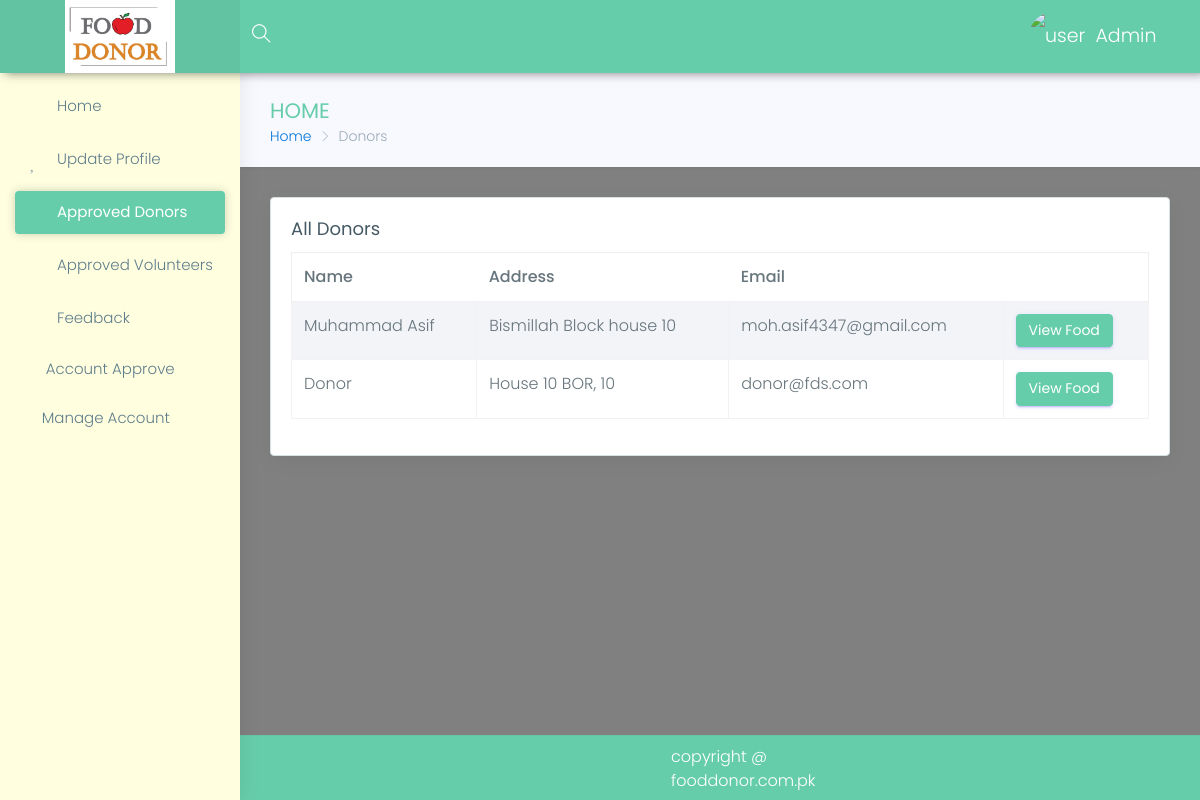
The app's page /fdsadmin/donors (signed in), older data.
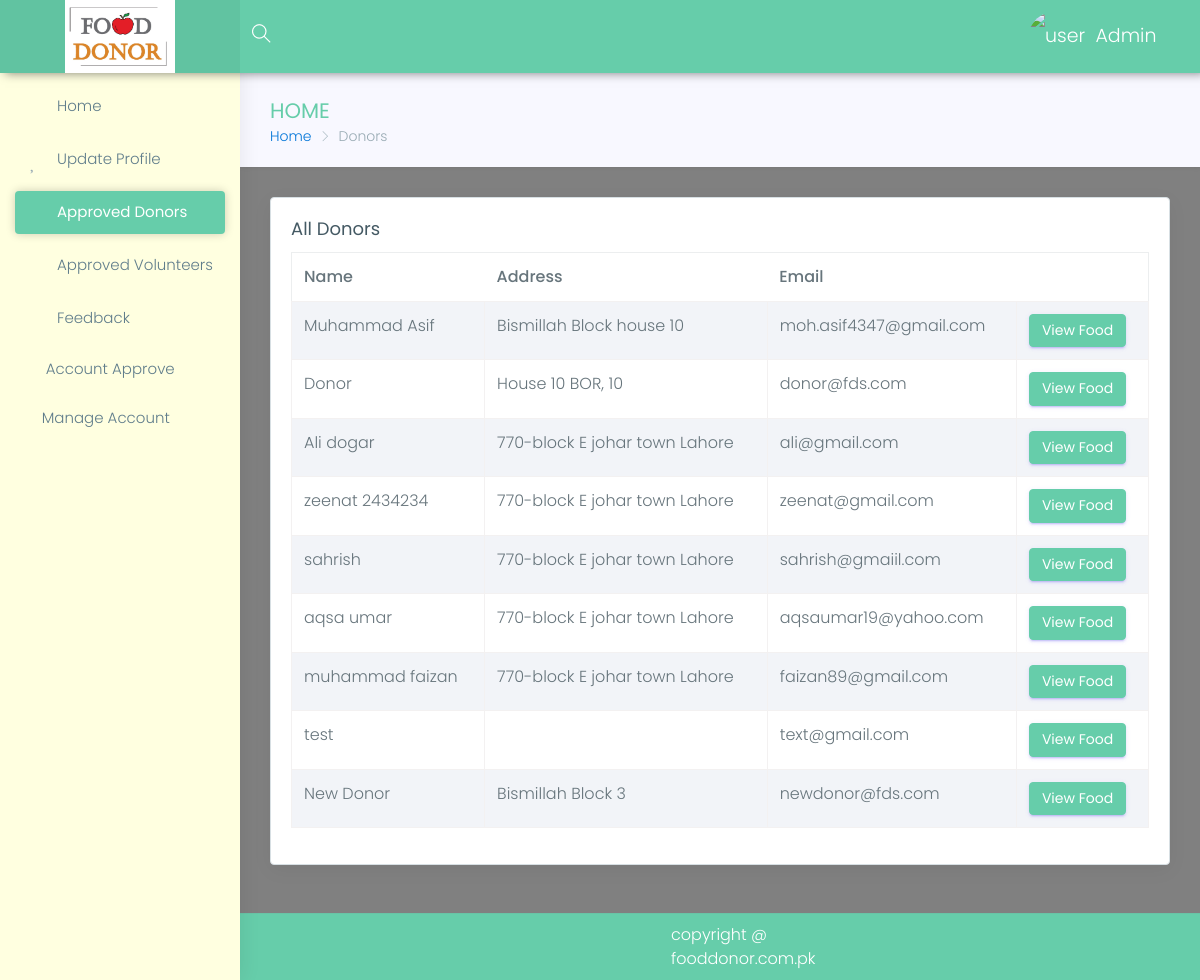
The same page, newer data.
### donor/models.py (models this page shows, shortened)
class Donor(models.Model):
    user = models.OneToOneField(User, on_delete=models.CASCADE, primary_key=True)
    name = models.CharField(max_length=100, blank=False, null=False)
    role = models.CharField(default='Donor',blank=False,max_length=10)
    address = models.CharField(max_length=100, blank=False, null=False)
    mobile = models.CharField(max_length=15, blank=False)
    area_name=models.CharField(help_text='Johar Town, Faisal Town',max_length=30)
    image=models.ImageField(blank=True)
    gender=models.CharField(max_length=6,blank=True,null=True,choices=gender)
    city=models.CharField(max_length=20,blank=True,null=True)
    country=models.CharField(max_length=20,blank=True,null=True)
    is_approved=models.BooleanField(default=False)
    map_latitude=models.FloatField(blank=True,null=True)
    map_logitude=models.FloatField(blank=True,null=True)
    cnic=models.CharField(max_length=15,blank=True,null=True)

### fdsadmin/views.py (the view)
@login_required
def donors(request):
    if not auth_admin(request):
        return redirect('/home/login')
    all_donors = Donor.objects.filter(is_approved=True)
    return render(request, 'fdsadmin/donors.html', {'donors': all_donors})

### fdsadmin/views.py (called while the page is built)
def auth_admin(request):
    if request.user.is_staff:
        return True
    else:
        return False

### templates/fdsadmin/donors.html (shortened to what this page needs)
{% extends 'panel-base.html' %}
{% block sidebar %}
            {% include 'fdsadmin/sidebar.html' %}
        {% endblock %}
{% block bradcrump %}
    <div class="row page-titles">
                    <div class="col-md-5 col-8 align-self-center">
                        <h3 class="text-themecolor">HOME</h3>
                        <ol class="breadcrumb">
                            <li class="breadcrumb-item"><a href="{% url 'fdsadmin-index' %}">Home</a></li>
                            <li class="breadcrumb-item active">Donors</li>
                        </ol>
                    </div>
                </div>
{% endblock %}
{% block main %}
                 <div class="row">
                    <div class="col-lg-12">
                        <div class="card">
                            <div class="card-block">
                                <h4 class="card-title">All Donors</h4>
                                <div class="table-responsive">
                                    <table id="myTable" class="table table-hover table-striped table-bordered">
                                        <thead>
                                            <tr>
                                                <th>Name</th>
                                                <th>Address</th>
                                                <th>Email</th>
                                            </tr>
                                        </thead>
                                        <tbody>
                                        {% for donor in donors %}
                                            <tr>
                                                <td>{{ donor.name }}</td>
                                                <td>{{ donor.address }}</td>
                                                <td>{{ donor.user.email }}</td>
                                                <td>
                                                   <a href="{% url 'fdsadmin-donor-food' donor.pk %} "   class="btn btn-primary">View Food</a>
                                                </td>
                                            </tr>
                                        {% endfor %}
                                        </tbody>
                                    </table>
                                </div>
                            </div>
                        </div>
                    </div>
                </div>
{% endblock %}

### templates/panel-base.html (shortened to what this page needs)
{% load static %}
<!DOCTYPE html>
<html lang="en">
<head>
    <link href="{% static 'Panel/assets/plugins/bootstrap/css/bootstrap.min.css' %}" rel="stylesheet">
    <link href="{% static 'Panel/assets/plugins/chartist-js/dist/chartist.min.css' %}" rel="stylesheet">
    <link href="{% static 'Panel/assets/plugins/chartist-js/dist/chartist-init.css' %}" rel="stylesheet">
    <link href="{% static 'Panel/assets/plugins/chartist-plugin-tooltip-master/dist/chartist-plugin-tooltip.css' %}" rel="stylesheet">
    <link href="{% static 'Panel/assets/plugins/c3-master/c3.min.css' %}" rel="stylesheet">
    <link href="{% static 'Panel/lite/css/style.css' %}" rel="stylesheet">
    <link href="{% static 'Panel/lite/css/colors/blue.css' %}" id="theme" rel="stylesheet">
    <link rel="stylesheet" type="text/css" href="https://cdn.datatables.net/v/bs4/jq-3.3.1/dt-1.10.18/datatables.min.css"/>
</head>
<body class="fix-header fix-sidebar card-no-border">
    <div id="main-wrapper">
        <header class="topbar">
            <nav class="navbar top-navbar navbar-toggleable-sm navbar-light">
                <div class="navbar-header">
                    <a class="navbar-brand" href="{% url 'donor-index' %}">
                        <b>
                            <img src="{% static "images/Capture.PNG" %}" style="width: 110px" alt="homepage" class="light-logo" />
                        </b>
                    </a>
                </div>
                <div class="navbar-collapse">
                    <ul class="navbar-nav mr-auto mt-md-0">
                        <li class="nav-item hidden-sm-down search-box"> <a class="nav-link hidden-sm-down text-muted waves-effect waves-dark" href="javascript:void(0)"><i class="ti-search"></i></a>
                        </li>
                    </ul>
                    <ul class="navbar-nav my-lg-0">
                        <li class="nav-item dropdown">
                            <a href="" class="link" data-toggle="tooltip" title="Email"><i class="mdi mdi-gmail" style="
                                     margin-right: 46px;"></i></a>
                            <a class="nav-link dropdown-toggle text-muted waves-effect waves-dark" href="" data-toggle="dropdown" aria-haspopup="true" aria-expanded="false"><img src="{{ request.session.pic }}" alt="user" class="profile-pic m-r-10" />{{ user.first_name }}</a>
                        <a href="/home/logout" class="link" data-toggle="tooltip" title="Logout"><i class="mdi mdi-power"></i></a>
                        </li>
                    </ul>
                </div>
            </nav>
        </header>
        {% block sidebar %}
        {% endblock %}
        <div class="page-wrapper">
            <div class="container-fluid" style="padding-top: 0px;">
                {% block bradcrump %}{% endblock %}
                {% block main %}{% endblock %}
            </div>
            <footer class="footer"> copyright @ fooddonor.com.pk </footer>
        </div>
    </div>
</body>
</html>

### templates/fdsadmin/sidebar.html (shortened to what this page needs)
{% load static %}
{% block sidebar %}
        <aside class="left-sidebar">
            <div class="scroll-sidebar">
                <nav class="sidebar-nav">
                    <ul id="sidebarnav">
                        <li> <a class="waves-effect waves-dark" href="{% url 'fdsadmin-index' %}" aria-expanded="false"><i class="mdi mdi-gauge"></i><span class="hide-menu">Home</span></a>
                        </li>
                        <li> <a class="waves-effect waves-dark" href="{% url 'fdsadmin-profile' %}" aria-expanded="false"><i class="mdi mdi-account"></i><span class="hide-menu">Update Profile</span></a>
                        </li>
                        <li> <a class="waves-effect waves-dark" href="{% url 'fdsadmin-donors' %}" aria-expanded="false"><i class="mdi mdi-table"></i><span class="hide-menu">Approved Donors</span></a>
                        </li>
                        <li> <a class="waves-effect waves-dark" href="{% url 'fdsadmin-volunteers' %}" aria-expanded="false"><i class="mdi mdi-table"></i><span class="hide-menu">Approved Volunteers</span></a>
                        </li>
                        <li> <a class="waves-effect waves-dark" href="{% url 'fdsadmin-feedbacks' %}" aria-expanded="false"><i class="mdi mdi-thumb-up"></i><span class="hide-menu">Feedback</span></a>
                        </li>
                         <li>
                        <div class="dropdown">
                            <a class="waves-effect waves-dark" href="#" data-toggle="dropdown"  aria-expanded="false"><i class="mdi mdi-account-multiple"></i><span class="hide-menu"> Account Approve</span></a>
                        </div>
                        </li>
                          <li>
                        <div class="dropdown">
                            <a class="waves-effect waves-dark" href="#" data-toggle="dropdown"  aria-expanded="false"><i class="mdi mdi-account-multiple"></i><span class="hide-menu">Manage Account</span></a>
                        </div>
                        </li>
                    </ul>
                </nav>
            </div>
        </aside>
{% endblock %}

### home/static/Panel/lite/css/colors/blue.css (style rules this page uses)
.topbar { background: #66CDAA; }
.topbar .navbar-header { background: rgba(0, 0, 0, 0.05); }
.topbar .top-navbar .navbar-header .navbar-brand .light-logo { display: inline-block; color: rgba(255, 255, 255, 0.8); }
.topbar .navbar-light .navbar-nav .nav-item > a.nav-link { color: #ffffff !important; }
.text-themecolor { color: #66CDAA !important; }
.sidebar-nav { background: #FFFFE0; }
.sidebar-nav ul li a { color: #607d8b; }
.sidebar-nav ul li a.active, .sidebar-nav ul li a:hover { color: #26c6da; }
.sidebar-nav ul li a.active { color: #263238; }
.sidebar-nav > ul > li.active > a, .sidebar-nav > ul > li.active:hover > a { color: #ffffff; background: #26c6da; }
.sidebar-nav > ul > li.active > a i, .sidebar-nav > ul > li.active:hover > a i { color: #ffffff; }
.sidebar-nav > ul > li.active > a:after, .sidebar-nav > ul > li.active:hover > a:after { border-color: #ffffff; }
.sidebar-nav > ul > li > a.active i, .sidebar-nav > ul > li > a:hover i { color: #26c6da; }
.sidebar-nav > ul > li > a i { color: #99abb4; }
.sidebar-nav > ul > li > a.active { font-weight: 400; background: #ffffff; color: #1e88e5; }
.card-no-border .sidebar-nav > ul > li > a.active { color: #ffffff; background: #66CDAA; }
.card-no-border .sidebar-nav > ul > li > a.active i { color: #ffffff; }
.card-no-border .sidebar-nav > ul > li > a.active:after { border-color: #ffffff; }

### templates/panel-base.html (style rules this page uses)
.footer { padding: 9px 431px !important; }

Row changes from the older to the newer data that the page shows:
added Donor: name "Ali dogar", address "770-block E johar town Lahore", user.email "ali@gmail.com"
added Donor: name "zeenat 2434234", address "770-block E johar town Lahore", user.email "zeenat@gmail.com"
added Donor: name "sahrish", address "770-block E johar town Lahore", user.email "sahrish@gmaiil.com"
added Donor: name "aqsa umar", address "770-block E johar town Lahore", user.email "aqsaumar19@yahoo.com"
added Donor: name "muhammad faizan", address "770-block E johar town Lahore", user.email "faizan89@gmail.com"
added Donor: name "test", user.email "text@gmail.com"
added Donor: name "New Donor", address "Bismillah Block 3", user.email "newdonor@fds.com"
